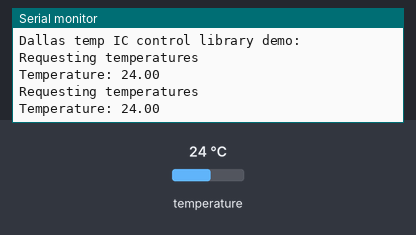
Recording of a sketch running on a simulated Arduino Uno, built with avr-gcc and run on an emulated ATmega328P. On the bench: the last lines printed to the serial monitor. Inputs (shaded band) come from the test bench; at power-on: temperature 24 °C.

Above: at 4.3 s.
4.4 s: temperature set to 12 °C
At 6.2 s:
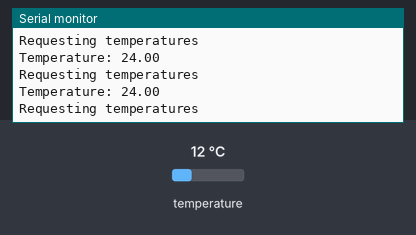
8.1 s: temperature set to 19 °C
At 10.3 s:
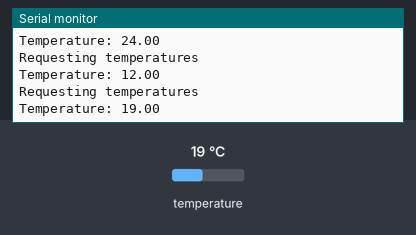
Timing chart, 0 to 11.8 s (numbered marks = the images above; inputs shaded):
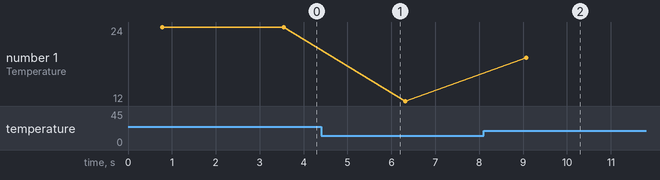

Measured:
- after the input at 8.1 s, the serial monitor: prints a new line after 0.98 s (image 2)
- plotted number 1: 24 → 12 after the input at 4.4 s, 12 → 19 after the input at 8.1 s

The sketch:

Arduino_UNO.ino
```cpp
//Arduino UNO code to read values from KY001 temprature sensor and transmit values upon request by I2C protocl
//I2C slave - temperature forcast
#include<OneWire.h>
#include<DallasTemperature.h>
#include<Wire.h>

#define ONE_WIRE_BUS 2

float temp = 0;
char temp_string[7];
OneWire onewire(ONE_WIRE_BUS); // creating one wire class object and passing argument during instantiation

DallasTemperature sensor(&onewire);// passing the onewire object address as argument to DT class

void setup() {
  Wire.begin(1);
  Wire.onRequest(onreq);
  Serial.begin(115200);
  Serial.println("Dallas temp IC control library demo:");
  sensor.begin();
}

void loop() {
  Serial.print("Requesting temperatures");
  sensor.requestTemperatures();//command to get temps
  Serial.println("");
  temp = sensor.getTempCByIndex(0);
  dtostrf(temp, 7, 2, temp_string);//converting to string to send by i2c
  Serial.print("Temperature: ");
  Serial.println(temp); // we can have more than 1 ic connected to the same bus
  //so with 0 we can access the first sensor
  delay(2000);
}

void onreq()
{
  Wire.write(temp_string, sizeof(temp_string));//sending the temp_string to master on request
}
```
